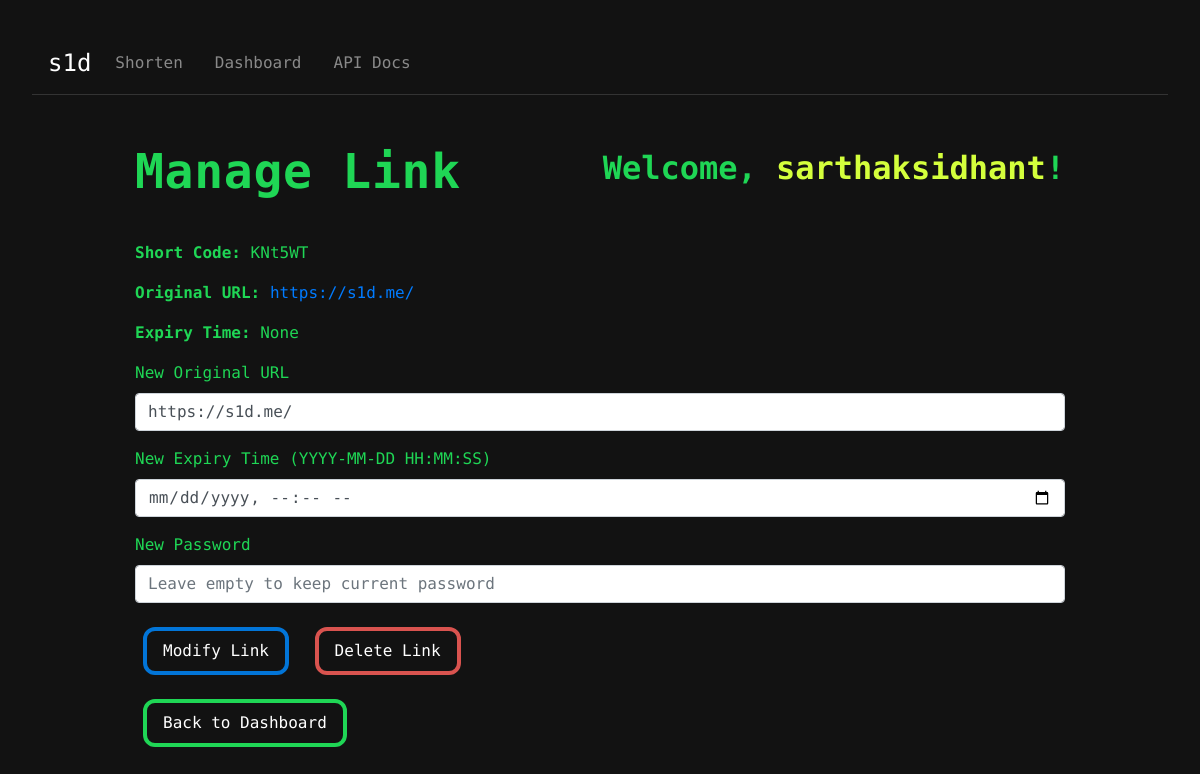
The app's page /manage/KNt5WT (signed in) with its own data.
### tables this page shows
CREATE TABLE users (
                id INTEGER PRIMARY KEY AUTOINCREMENT,
                username TEXT UNIQUE NOT NULL,
                password TEXT NOT NULL,
                email TEXT UNIQUE NOT NULL,
                tier TEXT DEFAULT 'free',
                two_factor_secret TEXT,
                api_token TEXT,
                salt TEXT,
                recovery_codes TEXT,
                created_at TIMESTAMP DEFAULT CURRENT_TIMESTAMP
            );

CREATE TABLE url_mapping (
                short_code TEXT PRIMARY KEY,
                original_url TEXT,
                ip_address TEXT,
                click_count INTEGER DEFAULT 0,
                api_token TEXT,
                expiry_time TIMESTAMP,
                password TEXT,
                user_id INTEGER,
                FOREIGN KEY(user_id) REFERENCES users(id)
            );

### app.py (the view, shortened to what this page needs)
@app.route('/manage/<code>', methods=['GET', 'POST'])
@login_required
def manage_link(code):
    user_id = current_user.id
    conn = get_db_connection(DATABASE)
    link = conn.execute('SELECT * FROM url_mapping WHERE short_code = ? AND user_id = ?', (code, user_id)).fetchone()
    conn.close()
    if not link:
        return 'Link not found', 404
    return render_template('manage_link.html', link=link)

### app.py (called while the page is built)
@login_manager.user_loader
def load_user(user_id):
    conn = get_db_connection(DATABASE)
    user = conn.execute('SELECT * FROM users WHERE id = ?', (user_id,)).fetchone()
    conn.close()
    if user:
        return User(user['id'], user['username'], user['password'], user['email'], user['tier'], user['two_factor_secret'], user['salt'])
    return None

def get_db_connection(db_name):
    conn = sqlite3.connect(db_name)
    conn.row_factory = sqlite3.Row
    return conn

### app/templates/manage_link.html (shortened to what this page needs)
<!DOCTYPE html>
<html lang="en">
<head>
    <link rel="stylesheet" href="https://stackpath.bootstrapcdn.com/bootstrap/4.5.2/css/bootstrap.min.css">
</head>
<body>
    <nav class="navbar navbar-expand-lg navbar-dark">
        <a class="navbar-brand" href="{{ url_for('home') }}">s1d</a>
        <div class="collapse navbar-collapse" id="navbarNav">
            <ul class="navbar-nav">
                <li class="nav-item">
                    <a class="nav-link" href="{{ url_for('index') }}">Shorten</a>
                </li>
                {% if current_user.is_authenticated %}
                <li class="nav-item">
                    <a class="nav-link" href="{{ url_for('dashboard') }}">Dashboard</a>
                </li>
                {% else %}
                <li class="nav-item">
                    <a class="nav-link" href="{{ url_for('login') }}">Login</a>
                </li>
                {%endif%}
                <li class="nav-item">
                    <a class="nav-link" href="{{ url_for('api') }}">API Docs</a>
                </li>
            </ul>
        </div>
    </nav>
    <div class="container mt-5">
        <div class="header-grid">
            <h1 class="title">Manage Link</h1>
            <p class="username">Welcome, <span class="inner-username">{{ current_user.username }}</span>!</p>
        </div>
        <p><strong>Short Code:</strong> {{ link.short_code }}</p>
        <p><strong>Original URL:</strong> <a href="{{ link.original_url }}" target="_blank">{{ link.original_url }}</a></p>
        <p><strong>Expiry Time:</strong> {{ link.expiry_time }}</p>
        <form method="POST" action="{{ url_for('manage_link', code=link.short_code) }}">
            <div class="form-group">
                <label for="url">New Original URL</label>
                <input type="text" class="form-control" id="url" name="url" value="{{ link.original_url }}" required>
            </div>
            <div class="form-group">
                <label for="expiry_time">New Expiry Time (YYYY-MM-DD HH:MM:SS)</label>
                <input type="datetime-local" class="form-control" id="expiry_time" name="expiry_time" value="{{ link.expiry_time }}" placeholder="Leave empty for no expiry">
            </div>
            <div class="form-group">
                <label for="password">New Password</label>
                <input type="password" class="form-control" id="password" name="password" placeholder="Leave empty to keep current password">
            </div>
            <button type="submit" class="btn btn-primary" name="action" value="modify">Modify Link</button>
            <button type="button" class="btn btn-danger" data-toggle="modal" data-target="#deleteModal">Delete Link</button>
        </form>
        <a href="{{ url_for('dashboard') }}" class="btn mt-3">Back to Dashboard</a>
    </div>
</body>
</html>

### app/templates/manage_link.html (style rules this page uses)
body { background-color: #121212; color: #1fd655; font-family: "LXGW WenKai Mono TC", monospace; margin: 2rem; }
.title { font-size: 3rem; font-weight: 800; letter-spacing: 0.06vw; }
.navbar { background-color: #121212; border-bottom: 1px solid #333; }
.navbar-brand { color: #1fd655; font-size: 1.5rem; }
.navbar-nav .nav-link { color: #1fd655; margin-right: 1rem; }
.container { max-width: 80vw; margin: auto; }
.btn { background-color: transparent; color: #fff; border: solid #1fd655 0.5vh; padding: 0.5rem 1rem; border-radius: 0.75rem; cursor: pointer; margin: 0.5rem; text-decoration: none; transition: background-color 0.3s ease; }
.username { font-size: 2rem; font-weight: 600; }
.inner-username { color: #d4ff3c; }
.header-grid { display: grid; grid-template-columns: 1fr 1fr; align-items: center; margin-bottom: 2rem; }
.header-grid .title { text-align: left; }
.header-grid .username { text-align: right; }
.btn-danger { border-color: #d9534f; }
.btn-primary { border-color: #0275d8; }

### records on screen
users: username "sarthaksidhant"
url_mapping: short_code "KNt5WT", original_url "https://s1d.me/", url "https://s1d.me/"

### other values on screen
{{ link.expiry_time }} "None"
